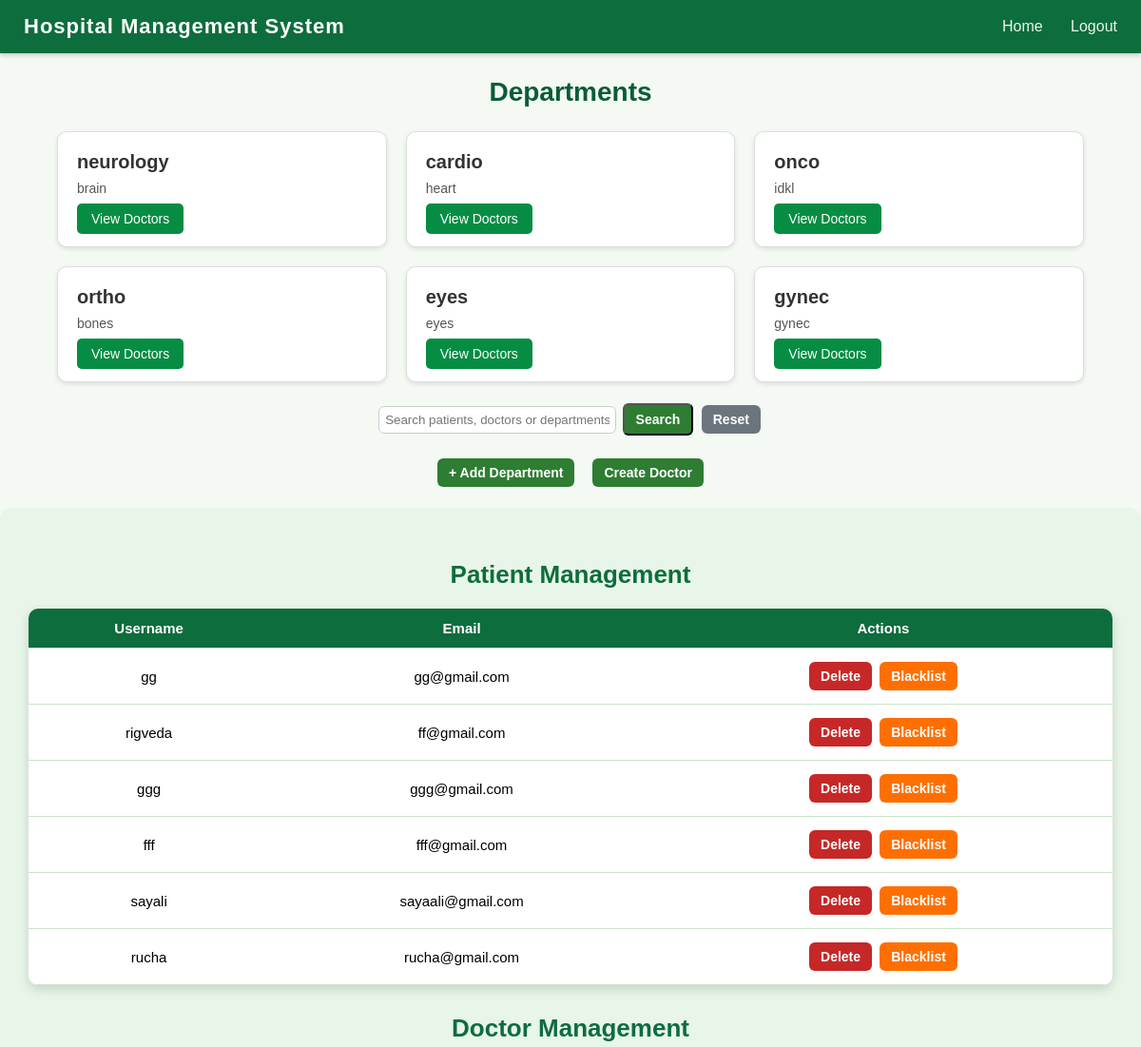
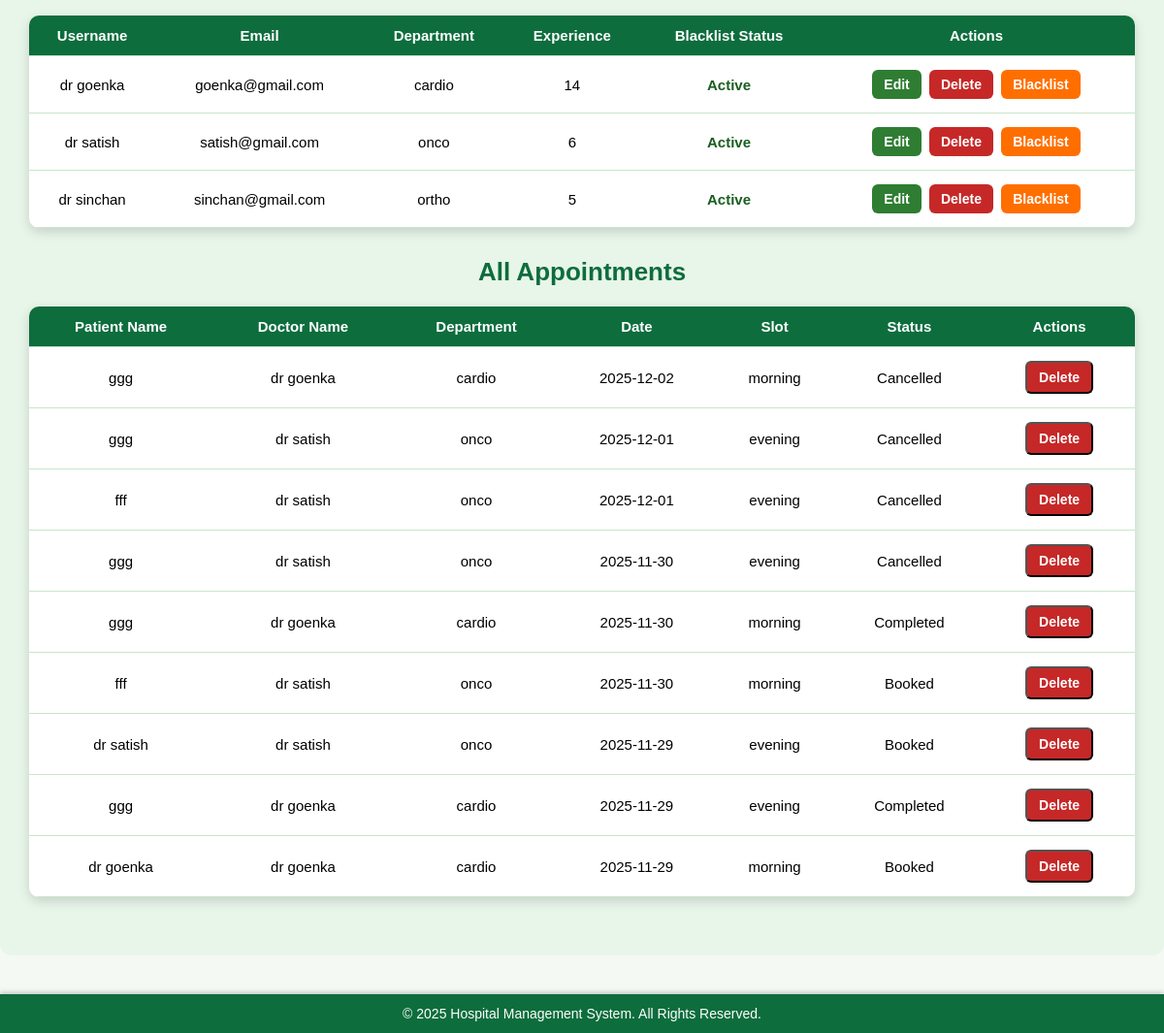
Page /admin_dashboard (signed in) on the committed database (2 pictures, top to bottom).
### app.py (models this page shows)
class Department(db.Model):
    __tablename__='departments'
    id=db.Column(db.Integer,primary_key=True)
    department_name=db.Column(db.String(100),unique=True,nullable=False)
    description=db.Column(db.Text,nullable=True)
    doctors=db.relationship("User",back_populates="department")

class User(db.Model):
    __tablename__='users'
    id=db.Column(db.Integer,primary_key=True)
    username=db.Column(db.String(150),unique=True,nullable=False)
    email=db.Column(db.String(150),unique=True,nullable=False)
    password=db.Column(db.String(150),nullable=False)
    role=db.Column(db.String(50),nullable=False)#eg doctor admin patient
    created_at=db.Column(db.DateTime,default=datetime.utcnow)
    department_id=db.Column(db.Integer,db.ForeignKey('departments.id'),nullable=True)
    department=db.relationship("Department",back_populates="doctors")
    experience=db.Column(db.Integer,nullable=True)
    qualifications=db.Column(db.String(250),nullable=True)
    blacklisted=db.Column(db.Boolean, default=False)
    availabilities = db.relationship('DoctorAvailability', back_populates='doctor', cascade="all, delete-orphan")

class Appointment(db.Model):
    __tablename__='appointment'
    id=db.Column(db.Integer,primary_key=True)
    date=db.Column(db.String(20))
    time=db.Column(db.String(20))
    status=db.Column(db.String(20),default='Booked')#pending approved or cancelled
    user_id = db.Column(db.Integer)
    patient_id = db.Column(db.Integer, db.ForeignKey("users.id"), nullable=False)
    doctor_id = db.Column(db.Integer, db.ForeignKey("users.id"), nullable=False)
    treatment_name=db.Column(db.String(250))
    patient = db.relationship('User', foreign_keys=[patient_id], backref='appointments_as_patient')
    doctor = db.relationship('User', foreign_keys=[doctor_id], backref='appointments_as_doctor')

### app.py (the view)
@app.route('/admin_dashboard', methods=['GET'])
def admin_dashboard():
    if 'id' not in session or session.get('role') != 'admin':
        return redirect(url_for('login'))
    search_query = request.args.get('search', '').strip()
    if search_query:
        departments = Department.query.filter(Department.department_name.ilike(f"%{search_query}%")).all()
        patients = User.query.filter(User.role=='patient', User.username.ilike(f"%{search_query}%")).all()
        doctors = User.query.filter(User.role=='doctor', User.username.ilike(f"%{search_query}%")).all()
    else:
        departments = Department.query.all()
        patients = User.query.filter_by(role='patient').all()
        doctors = User.query.filter_by(role='doctor').all()
    appointments = Appointment.query.order_by(Appointment.date.desc()).all()
    return render_template('admin_dashboard.html',
                           departments=departments,
                           patients=patients,
                           doctors=doctors,
                           appointments=appointments)

### templates/admin_dashboard.html (shortened to what this page needs)
{% extends "base.html" %}
{% block content %}
<h2>Departments</h2>
<div class="dept-container">
    {% for dept in departments %}
    <div class="dept-box">
        <div class="dept-title">{{ dept.department_name }}</div>
        <div class="dept-desc">{{ dept.description }}</div>
        <a class="btn-view" href="{{ url_for('view_dct', dept_id=dept.id) }}">View Doctors</a>
    </div>
    {% endfor %}
</div>
<div class="top-actions">
    <form method="GET" action="{{ url_for('admin_dashboard') }}">
        <input type="text" name="search" placeholder="Search patients, doctors or departments"
               value="{{ request.args.get('search', '') }}"
               style="padding:6px; border-radius:6px; border:1px solid #ccc; width:250px;">
        <button type="submit" class="action-btn edit-btn">Search</button>
        <a href="{{ url_for('admin_dashboard') }}" class="action-btn blacklist-btn" style="background:#6c757d;">Reset</a>
    </form>
</div>
<div class="top-actions">
    <a href="{{ url_for('add_department') }}" class="action-btn edit-btn">+ Add Department</a>
    <a href="{{ url_for('create_doctor') }}" class="action-btn edit-btn">Create Doctor</a>
</div>
<div class="dashboard-container">
    <h2 class="dashboard-title">Patient Management</h2>
    <table>
        <tr>
            <th>Username</th>
            <th>Email</th>
            <th>Actions</th>
        </tr>
        {% for pt in patients %}
        <tr>
            <td>{{ pt.username }}</td>
            <td>{{ pt.email }}</td>
            <td>
                <a href="{{ url_for('delete_patient', patient_id=pt.id) }}"
   class="action-btn delete-btn"
   onclick="return confirm('Delete this patient?');">
   Delete
</a>
                {% if pt.blacklisted %}
                    <a href="{{ url_for('remove_blacklist', user_id=pt.id) }}" class="action-btn blacklist-btn" style="background:#2e7d32;">Remove Blacklist</a>
                {% else %}
                    <a href="{{ url_for('blacklist', user_id=pt.id) }}" class="action-btn blacklist-btn">Blacklist</a>
                {% endif %}
            </td>
        </tr>
        {% endfor %}
    </table>
    <h2 class="dashboard-title">Doctor Management</h2>
    <table>
        <tr>
            <th>Username</th>
            <th>Email</th>
            <th>Department</th>
            <th>Experience</th>
            <th>Blacklist Status</th>
            <th>Actions</th>
        </tr>
        {% for doc in doctors %}
        <tr>
            <td>{{ doc.username }}</td>
            <td>{{ doc.email }}</td>
            <td>{{ doc.department.department_name if doc.department else "N/A" }}</td>
            <td>{{ doc.experience if doc.experience else "N/A" }}</td>
            <td>
                {% if doc.blacklisted %}
                    <span class="status-inactive">Blacklisted</span>
                {% else %}
                    <span class="status-active">Active</span>
                {% endif %}
            </td>
            <td>
                <a href="{{ url_for('edit_doctor', doctor_id=doc.id) }}" class="action-btn edit-btn">Edit</a>
                <a href="{{ url_for('delete_doctor', doctor_id=doc.id) }}" class="action-btn delete-btn">Delete</a>
                {% if doc.blacklisted %}
                    <a href="{{ url_for('toggle_blacklist_doctor', doctor_id=doc.id) }}" class="action-btn blacklist-btn" style="background:#1e88e5;">Remove Blacklist</a>
                {% else %}
                    <a href="{{ url_for('toggle_blacklist_doctor', doctor_id=doc.id) }}" class="action-btn blacklist-btn">Blacklist</a>
                {% endif %}
            </td>
        </tr>
        {% endfor %}
    </table>
    <h2 class="dashboard-title">All Appointments</h2>
    <table>
        <tr>
            <th>Patient Name</th>
            <th>Doctor Name</th>
            <th>Department</th>
            <th>Date</th>
            <th>Slot</th>
            <th>Status</th>
            <th>Actions</th>
        </tr>
        {% for appt in appointments %}
        <tr>
            <td>{{ appt.patient.username if appt.patient else "N/A" }}</td>
            <td>{{ appt.doctor.username if appt.doctor else "N/A" }}</td>
            <td>{{ appt.doctor.department.department_name if appt.doctor and appt.doctor.department else "N/A" }}</td>
            <td>{{ appt.date }}</td>
            <td>{{ appt.time }}</td>
            <td>{{ appt.status }}</td>
            <td>
                <form action="{{ url_for('delete_appointment', appt_id=appt.id) }}" method="POST" onsubmit="return confirm('Delete this appointment?');">
                    <button type="submit" class="action-btn delete-btn">Delete</button>
                </form>
            </td>
        </tr>
        {% endfor %}
    </table>
</div>
{% endblock %}

### templates/base.html (style rules this page uses)
* { margin: 0; padding: 0; box-sizing: border-box; font-family: Arial, Helvetica, sans-serif; }
body { background: #f4fff7; padding-bottom: 60px; }

### templates/admin_dashboard.html (style rules this page uses)
body { background: #f4f9f4; }
h2 { text-align: center; margin: 25px 0; font-size: 28px; font-weight: 700; color: #0a5c36; }
.dept-container { width: 90%; margin: 20px auto; display: grid; grid-template-columns: repeat(auto-fill, minmax(300px, 1fr)); gap: 20px; }
.dept-box { background: #ffffff; border-radius: 10px; padding: 20px; border: 1px solid #ddd; box-shadow: 0 2px 5px rgba(0,0,0,0.1); transition: 0.3s ease; }
.dept-title { font-size: 20px; font-weight: 600; margin-bottom: 8px; color: #333; }
.dept-desc { font-size: 14px; color: #555; margin-bottom: 15px; }
.btn-view { padding: 8px 15px; background: #068d43; color: white; border-radius: 5px; text-decoration: none; font-size: 14px; }
.dashboard-container { padding: 30px; background: #e8f5e9; min-height: 80vh; border-radius: 12px; margin: 20px auto; max-width: 1200px; }
.dashboard-title { font-size: 26px; font-weight: bold; color: #0d6d3d; margin-bottom: 20px; text-align: center; }
table { width: 100%; border-collapse: collapse; margin-bottom: 30px; background: white; box-shadow: 0 4px 12px rgba(0,0,0,0.15); border-radius: 10px; overflow: hidden; }
table th, table td { padding: 12px; text-align: center; border-bottom: 1px solid #c8e6c9; font-size: 15px; }
table th { background: #0d6d3d; color: white; font-weight: 600; }
.action-btn { padding: 7px 12px; margin: 2px; border-radius: 6px; font-size: 14px; cursor: pointer; text-decoration: none; color: white; font-weight: 600; display: inline-block; }
.edit-btn { background: #2e7d32; }
.delete-btn { background: #c62828; }
.blacklist-btn { background: #ff6f00; }
.status-active { color: #1b5e20; font-weight: bold; }
.top-actions { display: flex; justify-content: center; gap: 15px; margin-bottom: 20px; }

### rows in the picture
Department: department_name "neurology", description "brain"
Department: department_name "cardio", description "heart"
Department: department_name "onco", description "idkl"
Department: department_name "ortho", description "bones"
Department: department_name "eyes", description "eyes"
Department: department_name "gynec", description "gynec"
User: username "gg", email "gg@gmail.com"
User: username "rigveda", email "ff@gmail.com"
User: username "ggg", email "ggg@gmail.com"
User: username "fff", email "fff@gmail.com"
User: username "sayali", email "sayaali@gmail.com"
User: username "rucha", email "rucha@gmail.com"
User: username "dr goenka", email "goenka@gmail.com", department "cardio", experience "14", blacklisted "Active"
User: username "dr satish", email "satish@gmail.com", department "onco", experience "6", blacklisted "Active"
User: username "dr sinchan", email "sinchan@gmail.com", department "ortho", experience "5", blacklisted "Active"
Appointment: patient "ggg", doctor "dr goenka", doctor.department "cardio", date "2025-12-02", time "morning", status "Cancelled"
Appointment: patient "ggg", doctor "dr satish", doctor.department "onco", date "2025-12-01", time "evening", status "Cancelled"
Appointment: patient "fff", doctor "dr satish", doctor.department "onco", date "2025-12-01", time "evening", status "Cancelled"
Appointment: patient "ggg", doctor "dr satish", doctor.department "onco", date "2025-11-30", time "evening", status "Cancelled"
Appointment: patient "ggg", doctor "dr goenka", doctor.department "cardio", date "2025-11-30", time "morning", status "Completed"
Appointment: patient "fff", doctor "dr satish", doctor.department "onco", date "2025-11-30", time "morning", status "Booked"
Appointment: patient "dr satish", doctor "dr satish", doctor.department "onco", date "2025-11-29", time "evening", status "Booked"
Appointment: patient "ggg", doctor "dr goenka", doctor.department "cardio", date "2025-11-29", time "evening", status "Completed"
Appointment: patient "dr goenka", doctor "dr goenka", doctor.department "cardio", date "2025-11-29", time "morning", status "Booked"
